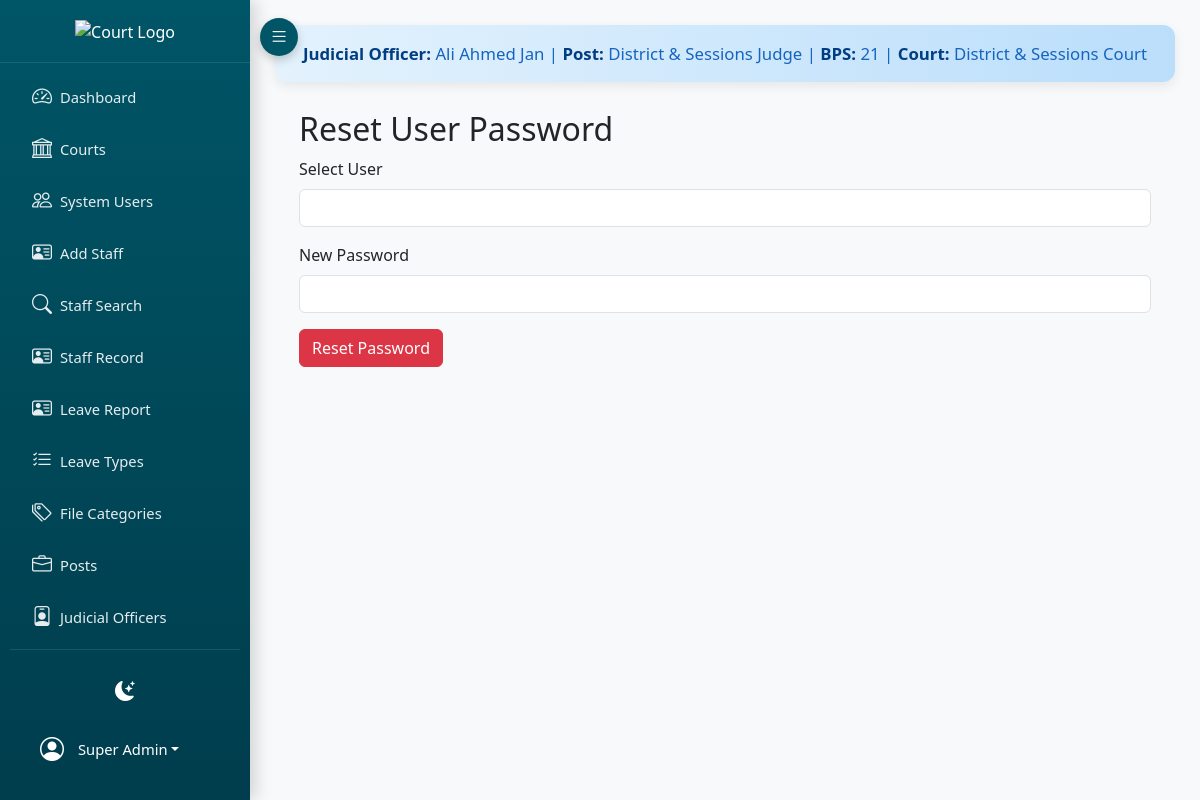
The app's page /project_root/index.php?page=reset_password (signed in) with its own data.
### tables this page shows
CREATE TABLE IF NOT EXISTS `judicial_officers` (
  `id` int(11) NOT NULL AUTO_INCREMENT,
  `officer_id` int(11) DEFAULT NULL,
  `post_id` int(11) DEFAULT NULL,
  `name` varchar(255) NOT NULL,
  `post` varchar(255) NOT NULL,
  `bps` varchar(20) NOT NULL,
  `court_id` int(11) DEFAULT NULL,
  `created_at` timestamp NULL DEFAULT CURRENT_TIMESTAMP,
  `status` varchar(50) DEFAULT 'Posted',
  `joining_date` date DEFAULT NULL,
  `transferred_date` date DEFAULT NULL,
  `district_id` int(11) DEFAULT NULL,
  `transferred_district` varchar(255) DEFAULT NULL,
  PRIMARY KEY (`id`),
  KEY `court_id` (`court_id`),
  KEY `fk_district` (`district_id`),
  KEY `fk_post` (`post_id`),
  KEY `fk_officer` (`officer_id`)
);

CREATE TABLE IF NOT EXISTS `courts` (
  `id` int(11) NOT NULL AUTO_INCREMENT,
  `name` varchar(255) NOT NULL,
  `district` varchar(255) DEFAULT NULL,
  `taluka` varchar(255) DEFAULT NULL,
  PRIMARY KEY (`id`)
);

### backend/views/reset_password.php (the view, shortened to what this page needs)
<?php include __DIR__ . '/header.php'; ?>
<div class="container mt-4">
    <h2>Reset User Password</h2>
    <form action="?page=do_reset_password" method="post">
        <div class="mb-3">
            <label class="form-label">Select User</label>
            <select name="user_id" class="form-control" required>
            </select>
        </div>
        <div class="mb-3">
            <label class="form-label">New Password</label>
            <input type="password" name="new_password" class="form-control" required>
        </div>
        <button type="submit" class="btn btn-danger">Reset Password</button>
    </form>
</div>

### backend/views/header.php (shortened to what this page needs)
<?php if (!isset($_SESSION)) session_start();
$user = $_SESSION['user'] ?? null;
$isAdmin = $user && (($user['role'] ?? '') === 'admin');
$judicialInfo = null;
if ($isAdmin && isset($pdo)) {
    try {
        $stmt = $pdo->prepare("
            SELECT jo.name AS officer_name,
                   jo.post AS officer_post,
                   jo.bps AS officer_bps,
                   c.name AS court_name
            FROM judicial_officers jo
            LEFT JOIN courts c ON c.id = jo.court_id
            WHERE jo.post = 'District & Sessions Judge'
              AND jo.status = 'Posted'
            LIMIT 1
        ");
        $stmt->execute();
        $judicialInfo = $stmt->fetch(PDO::FETCH_ASSOC);
    } catch (Throwable $e) {
    }
}
$currentPage = $_GET['page'] ?? 'dashboard';
?>
<!DOCTYPE html>
<html lang="en" data-bs-theme="light">
<head>
    <link href="https://cdn.jsdelivr.net/npm/bootstrap@5.3.2/dist/css/bootstrap.min.css" rel="stylesheet">
    <link href="https://cdn.jsdelivr.net/npm/bootstrap-icons@1.11.3/font/bootstrap-icons.min.css" rel="stylesheet">
</head>
<body>
<div class="sidebar" id="sidebar">
    <div class="logo">
        <img src="../assets/images/DC-LOGO.png" alt="Court Logo">
    </div>
    <div class="menu-scroll">
        <nav class="nav flex-column">
            <a href="?page=dashboard" class="nav-link <?= $currentPage === 'dashboard' ? 'active' : '' ?>">
                <i class="bi bi-speedometer2"></i>
                <span class="nav-text">Dashboard</span>
            </a>
            <?php if ($isAdmin): ?>
            <a href="?page=courts" class="nav-link <?= in_array($currentPage, ['courts']) ? 'active' : '' ?>">
                <i class="bi bi-bank"></i>
                <span class="nav-text">Courts</span>
            </a>
            <a href="?page=employees" class="nav-link <?= in_array($currentPage, ['employees']) ? 'active' : '' ?>">
                <i class="bi bi-people"></i>
                <span class="nav-text">System Users</span>
            </a>
            <a href="?page=employee_details" class="nav-link <?= in_array($currentPage, ['employee_details']) ? 'active' : '' ?>">
                <i class="bi bi-person-vcard"></i>
                <span class="nav-text">Add Staff</span>
            </a>
            <a href="?page=employee_search" class="nav-link <?= in_array($currentPage, ['employee_search', 'employee_profile']) ? 'active' : '' ?>">
                <i class="bi bi-search"></i>
                <span class="nav-text">Staff Search</span>
            </a>
            <a href="?page=files" class="nav-link <?= in_array($currentPage, ['files']) ? 'active' : '' ?>">
                <i class="bi bi-person-vcard"></i>
                <span class="nav-text">Staff Record</span>
            </a>
            <a href="?page=casual_leave_report" class="nav-link <?= in_array($currentPage, ['casual_leave_report']) ? 'active' : '' ?>">
                <i class="bi bi-person-vcard"></i>
                <span class="nav-text">Leave Report </span>
            </a>
            <a href="?page=leave_types" class="nav-link <?= in_array($currentPage, ['leave_types']) ? 'active' : '' ?>">
                <i class="bi bi-list-check"></i>
                <span class="nav-text">Leave Types</span>
            </a>
            <a href="?page=file_categories" class="nav-link <?= in_array($currentPage, ['file_categories']) ? 'active' : '' ?>">
                <i class="bi bi-tags"></i>
                <span class="nav-text">File Categories</span>
            </a>
            <a href="?page=posts" class="nav-link <?= in_array($currentPage, ['posts']) ? 'active' : '' ?>">
                <i class="bi bi-briefcase"></i>
                <span class="nav-text">Posts</span>
            </a>
            <a href="?page=judicial_officers" class="nav-link <?= in_array($currentPage, ['judicial_officers']) ? 'active' : '' ?>">
                <i class="bi bi-person-badge"></i>
                <span class="nav-text">Judicial Officers</span>
            </a>
            <?php endif; ?>
        </nav>
    </div>
    <div class="user-section">
        <div class="dark-toggle" id="darkToggle" title="Toggle Dark Mode">
            <i class="bi bi-moon-stars-fill" id="darkIcon"></i>
        </div>
        <div class="dropdown">
            <a class="nav-link dropdown-toggle text-white d-flex align-items-center px-0" href="#" role="button" data-bs-toggle="dropdown">
                <i class="bi bi-person-circle fs-4 me-2"></i>
                <span class="nav-text"><?= htmlspecialchars($user['name'] ?? 'User') ?></span>
            </a>
        </div>
    </div>
</div>
<button class="toggle-btn" id="toggleBtn">
    <i class="bi bi-list"></i>
</button>
<div class="main-content" id="mainContent">
    <?php if ($isAdmin && $judicialInfo): ?>
    <div class="judicial-bar">
        <strong>Judicial Officer:</strong> <?= htmlspecialchars($judicialInfo['officer_name']) ?> |
        <strong>Post:</strong> <?= htmlspecialchars($judicialInfo['officer_post']) ?> |
        <strong>BPS:</strong> <?= htmlspecialchars($judicialInfo['officer_bps']) ?> |
        <strong>Court:</strong> <?= htmlspecialchars($judicialInfo['court_name'] ?? 'District & Sessions Court Jamshoro') ?>
    </div>
    <?php endif; ?>
    <div class="container-fluid">

### backend/views/header.php (style rules this page uses)
:root { --sidebar-width: 250px; --sidebar-collapsed: 70px; --bg-light: #f8f9fa; --bg-dark: #121212; --card-light: #ffffff; --card-dark: #1e1e1e; --text-light: #212529; --text-dark: #e0e0e0; --border-dark: #444; }
body { background: var(--bg-light); color: var(--text-light); transition: background 0.3s ease, color 0.3s ease; font-family: 'Segoe UI', sans-serif; margin: 0; }
.sidebar { position: fixed; top: 0; left: 0; width: var(--sidebar-width); height: 100vh; background: linear-gradient(180deg, #005566, #003d4d); color: white; transition: width 0.35s cubic-bezier(0.4, 0, 0.2, 1); z-index: 1000; box-shadow: 6px 0 15px rgba(0,0,0,0.15); display: flex; flex-direction: column; }
.sidebar .logo { padding: 18px 12px; text-align: center; border-bottom: 1px solid rgba(255,255,255,0.1); flex-shrink: 0; }
.sidebar .logo img { height: 45px; max-width: 100%; object-fit: contain; transition: opacity 0.3s ease; }
.sidebar .menu-scroll { flex: 1; overflow-y: auto; overflow-x: hidden; padding: 8px 0; }
.sidebar .nav-link { color: rgba(255,255,255,0.9); padding: 9px 14px; margin: 2px 10px; border-radius: 6px; font-size: 0.92rem; font-weight: 500; transition: all 0.2s ease; display: flex; align-items: center; white-space: nowrap; }
.sidebar .nav-link i { font-size: 1.25rem; width: 36px; text-align: center; flex-shrink: 0; }
.dark-toggle { padding: 10px 14px; margin: 6px 10px; text-align: center; cursor: pointer; border-radius: 6px; transition: background 0.2s; }
.dark-toggle i { font-size: 1.25rem; }
.user-section { padding: 10px 14px; margin: 6px 10px 12px; border-top: 1px solid rgba(255,255,255,0.1); flex-shrink: 0; }
.main-content { margin-left: var(--sidebar-width); min-height: 100vh; transition: margin-left 0.35s cubic-bezier(0.4, 0, 0.2, 1); padding: 25px; }
.toggle-btn { position: fixed; top: 18px; left: calc(var(--sidebar-width) + 10px); background: #005566; color: white; border: none; width: 38px; height: 38px; border-radius: 50%; z-index: 1001; transition: left 0.35s ease; box-shadow: 0 4px 10px rgba(0,0,0,0.2); }
.toggle-btn i { font-size: 1.2rem; }
.judicial-bar { background: linear-gradient(90deg, #e3f2fd, #bbdefb); padding: 16px 24px; text-align: center; font-size: 1.05rem; font-weight: 500; color: #1565c0; border-radius: 12px; box-shadow: 0 4px 12px rgba(0,0,0,0.08); margin-bottom: 28px; }
.judicial-bar strong { color: #003d82; font-weight: 700; }

### records on screen
judicial_officers: name "Ali Ahmed Jan", post "District & Sessions Judge", bps "21", court.name "District & Sessions Court"

### other values on screen
$user['name'] "Super Admin"
